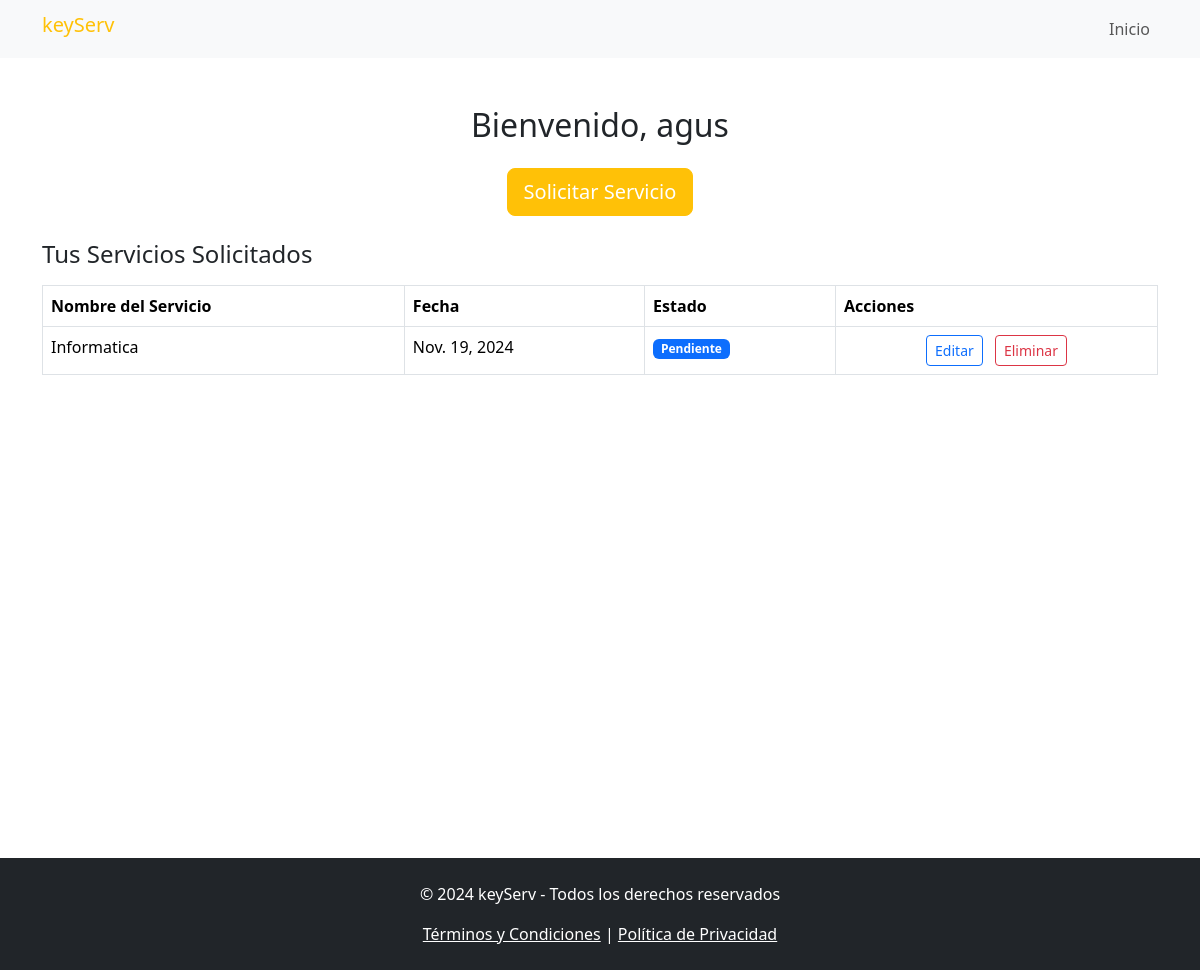
/usuarios/dashboard/ (signed in), run on an earlier commit of the app's database.
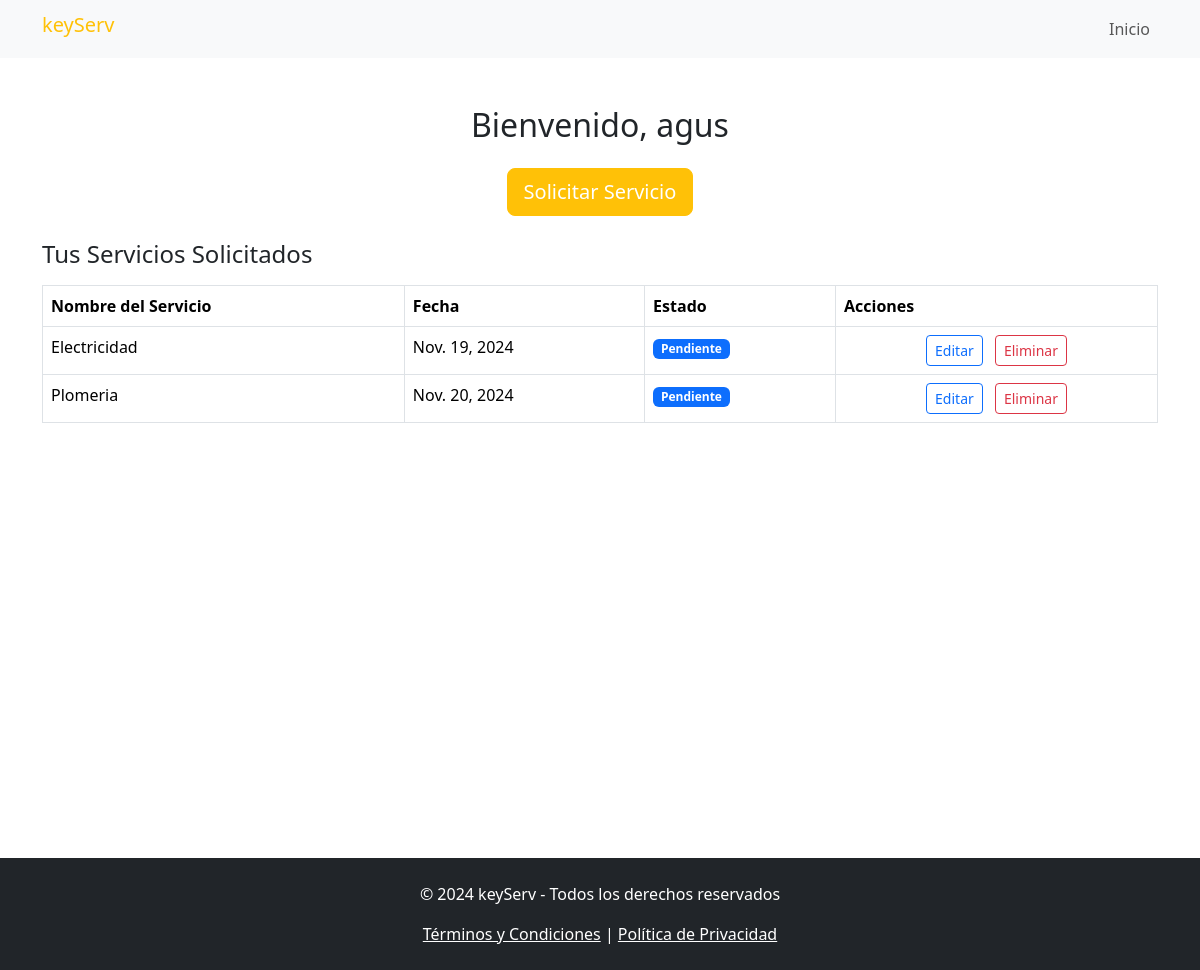
And on a later commit of the database.
### apps/usuarios/models.py (models this page shows)
class Usuario(AbstractUser):
    ROLES = [
        ('Cliente', 'Cliente'),
        ('Profesional', 'Profesional')
    ]
    rol = models.CharField(max_length=20, choices=ROLES)

### apps/solicitudes/models.py (models this page shows, shortened)
class Solicitud(models.Model):
    cliente = models.ForeignKey(Cliente, on_delete=models.CASCADE)
    servicio = models.ForeignKey(Servicio, on_delete=models.CASCADE)
    fecha_solicitud = models.DateField(auto_now_add=True)
    fecha_servicio = models.DateField()
    estado = models.CharField(max_length=10, default='Pendiente')

### apps/servicios/models.py (models this page shows, shortened)
class Servicio(models.Model):
    nombre_servicio = models.CharField(max_length=100)
    descripcion = models.TextField()

### apps/usuarios/views.py (the view)
# urls.py: path('dashboard/', DashboardView.as_view(), name='dashboard'),
class DashboardView(UserPassesTestMixin, TemplateView):
    def test_func(self):
        if self.request.user.rol == 'Cliente':
            self.template_name = 'dashboard_cliente.html'
        elif self.request.user.rol == 'Profesional':
            self.template_name = 'dashboard_profesional.html'
        else:
            return False
        return True
    def get_context_data(self, **kwargs):
        context = super().get_context_data(**kwargs)
        if self.request.user.rol == 'Cliente':
            context['solicitudes'] = Solicitud.objects.filter(cliente=self.request.user.cliente)
        return context

### apps/usuarios/templates/dashboard_cliente.html (shortened to what this page needs)
{% extends 'base.html' %}
{% block navbar %}
      <nav class="navbar navbar-expand-lg navbar-light bg-light">
        <div class="container">
          <h1 class="navbar-brand text-warning" href="#">keyServ</h1>
          <div class="collapse navbar-collapse" id="navbarNav">
            <ul class="navbar-nav ms-auto">
              <li class="nav-item">
                <a class="nav-link" href="{% url 'home' %}">Inicio</a>
              </li>
            </ul>
          </div>
        </div>
      </nav>
      {% endblock %}
{% block content %}
  <main class="container py-5 d-flex flex-column min-vh-100">
    <section>
        <h2 class="text-center text-dark mb-4">Bienvenido, {{ user.username }}</h2>
        <div class="text-center mb-4">
            <a href="{% url 'crear_solicitud' %}" class="btn btn-warning btn-lg text-white">Solicitar Servicio</a>
        </div>
        <h4 class="text-dark">Tus Servicios Solicitados</h4>
        <div class="table-responsive mt-3">
            <table class="table table-bordered table-hover">
                <thead class="bg-dark text-white">
                    <tr>
                        <th>Nombre del Servicio</th>
                        <th>Fecha</th>
                        <th>Estado</th>
                        <th>Acciones</th>
                    </tr>
                </thead>
                <tbody>
                    {% for solicitud in solicitudes %}
                    <tr>
                        <td>{{ solicitud.servicio.nombre_servicio }}</td>
                        <td>{{ solicitud.fecha_servicio }}</td>
                        <td>
                            <span class="badge
                                {% if solicitud.estado == 'Pendiente' %}bg-primary
                                {% elif solicitud.estado == 'Aceptado' %}bg-success
                                {% elif solicitud.estado == 'Rechazado' %}bg-danger
                                {% else %}bg-secondary{% endif %}">
                                {{ solicitud.estado }}
                            </span>
                        </td>
                        <td class="text-center">
                            <a href="{% url 'actualizar_solicitud' solicitud.id %}" class="btn btn-outline-primary btn-sm me-2">
                                 Editar
                            </a>
                            <button class="btn btn-outline-danger btn-sm" onclick="confirmDelete({{ solicitud.id }})">
                                 Eliminar
                            </button>
                        </td>
                    </tr>
                    {% empty %}
                    <tr>
                        <td colspan="4" class="text-center">No tienes servicios solicitados.</td>
                    </tr>
                    {% endfor %}
                </tbody>
            </table>
        </div>
    </section>
</main>
{% endblock %}

### templates/base.html (shortened to what this page needs)
<!doctype html>
<html lang="en">
  <head>
    {% block head %}
    <link href="https://cdn.jsdelivr.net/npm/bootstrap@5.3.3/dist/css/bootstrap.min.css" rel="stylesheet">
    {% endblock %}
  </head>
  <body>
      {% block navbar %}{% endblock %}
      {% block content %}{% endblock %}
      {% block footer %}
      <footer class="bg-dark text-white text-center py-4 mt-auto">
        <div class="container">
          <p>&copy; 2024 keyServ - Todos los derechos reservados</p>
          <a href="#" class="text-white">Términos y Condiciones</a> | <a href="#" class="text-white">Política de Privacidad</a>
        </div>
      </footer>
      {% endblock %}
  </body>
</html>

What changed in the data, as far as the page shows it:
removed Solicitud: servicio.nombre_servicio "Informatica", fecha_servicio "Nov. 19, 2024", estado "Pendiente"
added Solicitud: servicio.nombre_servicio "Electricidad", fecha_servicio "Nov. 19, 2024", estado "Pendiente"
added Solicitud: servicio.nombre_servicio "Plomeria", fecha_servicio "Nov. 20, 2024", estado "Pendiente"
